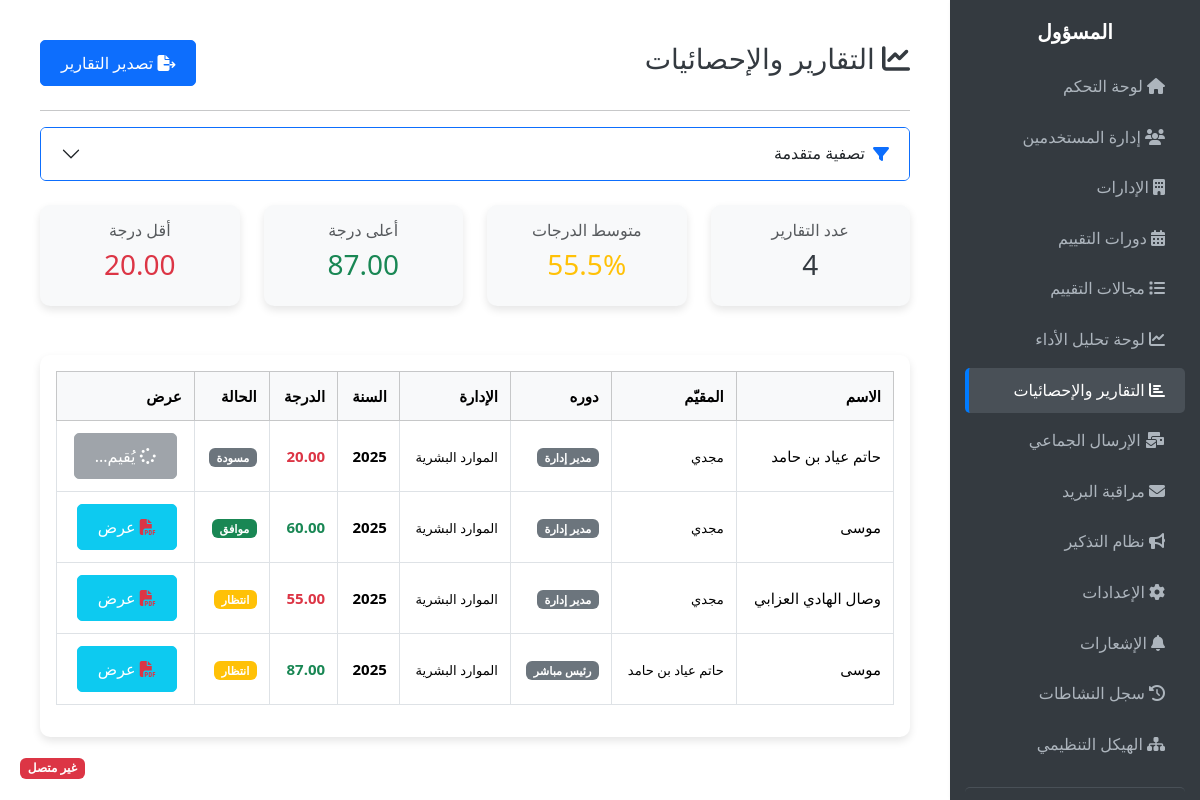
Page /public/admin/reports.php (signed in) on the earlier database version.
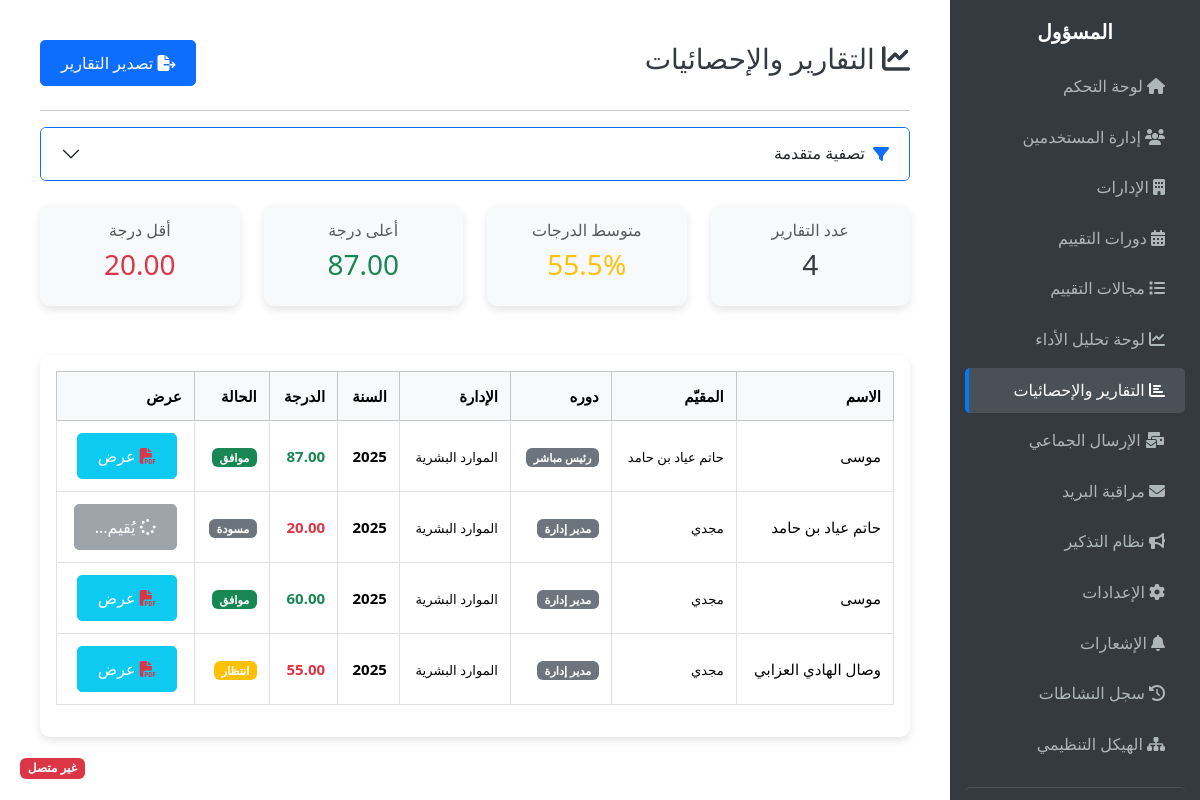
Same page on the later database version.
### tables this page shows
CREATE TABLE `employee_evaluations` (
  `id` int(10) UNSIGNED NOT NULL,
  `employee_id` int(10) UNSIGNED NOT NULL COMMENT 'الموظف المُقيَّم',
  `cycle_id` int(10) UNSIGNED NOT NULL,
  `evaluator_id` int(10) UNSIGNED NOT NULL COMMENT 'المُقيّم (مدير أو رئيس مباشر)',
  `evaluator_role` enum('manager','supervisor') NOT NULL,
  `status` enum('draft','submitted','approved','rejected') NOT NULL DEFAULT 'draft',
  `total_score` decimal(5,2) DEFAULT NULL COMMENT 'المجموع النهائي (0-100)',
  `created_at` timestamp NOT NULL DEFAULT current_timestamp(),
  `updated_at` timestamp NULL DEFAULT NULL ON UPDATE current_timestamp(),
  `accepted_at` datetime DEFAULT NULL
);

CREATE TABLE `users` (
  `id` int(10) UNSIGNED NOT NULL,
  `name` varchar(150) NOT NULL COMMENT 'الاسم الكامل',
  `email` varchar(100) NOT NULL COMMENT 'البريد الإلكتروني',
  `password` varchar(255) NOT NULL COMMENT 'كلمة المرور المشفرة',
  `role` enum('admin','manager','supervisor','employee','evaluator') NOT NULL COMMENT 'الدور',
  `department_id` int(10) UNSIGNED DEFAULT NULL COMMENT 'الإدارة',
  `manager_id` int(10) UNSIGNED DEFAULT NULL COMMENT 'مدير الإدارة (ID)',
  `supervisor_id` int(10) UNSIGNED DEFAULT NULL COMMENT 'الرئيس المباشر (ID)',
  `job_title` varchar(100) DEFAULT NULL COMMENT 'الوظيفة',
  `birth_date` date DEFAULT NULL COMMENT 'تاريخ الميلاد',
  `marital_status` varchar(20) DEFAULT NULL COMMENT 'الحالة الاجتماعية',
  `gender` enum('ذكر','أنثى') DEFAULT NULL COMMENT 'النوع',
  `status` enum('active','inactive') NOT NULL DEFAULT 'active' COMMENT 'الحالة',
  `force_password_change` tinyint(1) NOT NULL DEFAULT 1 COMMENT 'إجبار تغيير كلمة المرور عند أول دخول',
  `created_at` timestamp NOT NULL DEFAULT current_timestamp(),
  `last_login` datetime DEFAULT NULL
);

CREATE TABLE `departments` (
  `id` int(10) UNSIGNED NOT NULL,
  `name_ar` varchar(150) NOT NULL COMMENT 'اسم الإدارة بالعربية',
  `name_en` varchar(150) DEFAULT NULL COMMENT 'اسم الإدارة بالإنجليزية',
  `status` enum('active','inactive') NOT NULL DEFAULT 'active' COMMENT 'الحالة',
  `created_at` timestamp NOT NULL DEFAULT current_timestamp()
);

CREATE TABLE `evaluation_cycles` (
  `id` int(10) UNSIGNED NOT NULL,
  `year` year(4) NOT NULL COMMENT 'سنة التقييم',
  `status` enum('active','inactive','archived') NOT NULL DEFAULT 'inactive',
  `start_date` date DEFAULT NULL,
  `end_date` date DEFAULT NULL,
  `created_at` timestamp NOT NULL DEFAULT current_timestamp()
);

### app/core/db.php (called while the page is built)
<?php
$host = getenv('DB_HOST') ?: 'localhost';
$db   = getenv('DB_NAME') ?: 'al_b';
$user = getenv('DB_USER') ?: 'mysql';
$pass = getenv('DB_PASS') ?: '';
$charset = 'utf8mb4';
$dsn = "mysql:host=$host;dbname=$db;charset=$charset";
$options = [
    PDO::ATTR_ERRMODE            => PDO::ERRMODE_EXCEPTION,
    PDO::ATTR_DEFAULT_FETCH_MODE => PDO::FETCH_ASSOC,
    PDO::ATTR_EMULATE_PREPARES   => false,
];
try {
    $pdo = new PDO($dsn, $user, $pass, $options);
    $settings_stmt = $pdo->query("SELECT `key`, `value` FROM system_settings");
    $system_settings = $settings_stmt->fetchAll(PDO::FETCH_KEY_PAIR);
} catch (\PDOException $e) {
    throw new \PDOException($e->getMessage(), (int)$e->getCode());
}
?>

### app/core/ExportService.php (called while the page is built, shortened)
<?php
require_once __DIR__ . '/db.php';
class ExportService {
    private $pdo;
    private $filters = [];
    public function __construct() {
        global $pdo;
        $this->pdo = $pdo;
    }
    public function setFilters($cycleOrFilters = [], $dept = '', $status = '') {
        if (is_array($cycleOrFilters)) {
            $this->filters = array_merge([
                'cycle' => '',
                'dept' => [],
                'status' => [],
                'role' => '',
                'min_score' => '',
                'max_score' => '',
                'start_date' => '',
                'end_date' => '',
                'sort' => 'updated_at_desc'
            ], $cycleOrFilters);
        }
    }
    private function buildFilteredQuery() {
        $sql_base = "
            FROM employee_evaluations e
            JOIN users u ON e.employee_id = u.id
            LEFT JOIN departments d ON u.department_id = d.id
            JOIN evaluation_cycles c ON e.cycle_id = c.id
            JOIN users ev ON e.evaluator_id = ev.id
            WHERE 1=1
        ";
        $params = [];
        return [$sql_base, $params];
    }
    public function getFilteredData() {
        list($sql_base, $params) = $this->buildFilteredQuery();
        $order_clause = " ORDER BY e.updated_at DESC";
        if (!empty($this->filters['sort'])) {
            switch ($this->filters['sort']) {
                case 'updated_at_desc':
                default:
                    $order_clause = " ORDER BY e.updated_at DESC";
                    break;
            }
        }
        $sql = "SELECT
            u.name,
            u.email,
            d.name_ar as dept,
            c.year,
            ev.name as evaluator,
            e.total_score,
            e.status,
            e.updated_at,
            u.id as employee_id,
            c.id as cycle_id,
            e.id as eval_id,
            e.evaluator_role
        " . $sql_base . $order_clause;
        $stmt = $this->pdo->prepare($sql);
        $stmt->execute($params);
        return $stmt->fetchAll();
    }
}

### public/admin/reports.php (the view, shortened to what the changed rows need)
<?php
require_once '../../app/core/db.php';
require_once '../../app/core/ExportService.php';
$request_source = $_SERVER['REQUEST_METHOD'] === 'POST' ? $_POST : $_GET;
$filters = [
    'cycle' => $request_source['cycle'] ?? '',
    'dept' => isset($request_source['dept']) ? (is_array($request_source['dept']) ? $request_source['dept'] : [$request_source['dept']]) : [],
    'status' => isset($request_source['status']) ? (is_array($request_source['status']) ? $request_source['status'] : [$request_source['status']]) : [],
    'role' => $request_source['role'] ?? '',
    'min_score' => $request_source['min_score'] ?? '',
    'max_score' => $request_source['max_score'] ?? '',
    'start_date' => $request_source['start_date'] ?? '',
    'end_date' => $request_source['end_date'] ?? '',
    'sort' => $request_source['sort'] ?? 'updated_at_desc'
];
$filters['dept'] = array_filter($filters['dept']);
$filters['status'] = array_filter($filters['status']);
$exportService = new ExportService();
$exportService->setFilters($filters);
$reports = $exportService->getFilteredData();
$role_map = [
    'manager' => 'مدير إدارة',
    'supervisor' => 'رئيس مباشر'
];
?>
<!DOCTYPE html>
<html dir="rtl" lang="ar">
<head>
    <link href="https://cdn.jsdelivr.net/npm/bootstrap@5.3.2/dist/css/bootstrap.rtl.min.css" rel="stylesheet">
    <link rel="stylesheet" href="https://cdnjs.cloudflare.com/ajax/libs/font-awesome/6.4.0/css/all.min.css">
    <link rel="stylesheet" href="../assets/css/admin-dashboard.css">
</head>
<body class="admin-dashboard">
<main class="admin-main-content">
    <div class="accordion mb-4" id="filterAccordion">
        <div class="accordion-item border-primary">
            <h2 class="accordion-header">
                <button class="accordion-button <?= empty($_GET) ? 'collapsed' : '' ?>" type="button" data-bs-toggle="collapse" data-bs-target="#collapseFilters">
                    <i class="fas fa-filter text-primary me-2"></i> تصفية متقدمة
                </button>
            </h2>
        </div>
    </div>
    <div class="card">
        <div class="card-body">
            <?php if (empty($reports)): ?>
                <div class="alert alert-warning text-center m-0">لا توجد نتائج مطابقة للفلاتر المختارة.</div>
            <?php else: ?>
            <div class="table-responsive">
                <table class="table table-bordered table-hover align-middle">
                    <thead class="table-light">
                        <tr>
                            <th>الاسم</th>
                            <th>المقيّم</th>
                            <th>دوره</th>
                            <th>الإدارة</th>
                            <th>السنة</th>
                            <th>الدرجة</th>
                            <th>الحالة</th>
                            <th>عرض</th>
                        </tr>
                    </thead>
                    <tbody>
                        <?php foreach ($reports as $r): ?>
                        <tr>
                            <td><?= htmlspecialchars($r['name']) ?></td>
                            <td><small>
                                <?= htmlspecialchars($r['evaluator']) ?>
                            </small> </td>
                            <td><span class="badge bg-secondary"><?= $role_map[$r['evaluator_role']] ?? $r['evaluator_role'] ?></span></td>
                            <td><small><?= $r['dept'] ?? '—' ?></small></td>
                            <td><strong><?= $r['year'] ?></strong></td>
                            <td>
                                <?php if ($r['total_score'] !== null): ?>
                                    <strong class="<?= $r['total_score'] >= 60 ? 'text-success' : 'text-danger' ?>">
                                        <?= $r['total_score'] ?>
                                    </strong>
                                <?php else: ?>
                                    —
                                <?php endif; ?>
                            </td>
                            <td>
                                <?php
                                $badge_color = match($r['status']) {
                                    'approved' => 'success',
                                    'rejected' => 'danger',
                                    'submitted' => 'warning',
                                    default => 'secondary'
                                };
                                $status_label = match($r['status']) {
                                    'approved' => 'موافق',
                                    'rejected' => 'مرفوض',
                                    'submitted' => 'انتظار',
                                    default => 'مسودة'
                                };
                                ?>
                                <span class="badge bg-<?= $badge_color ?>"><?= $status_label ?></span>
                            </td>
                            <td>
                                <?php
                                $token_stmt = $pdo->prepare("SELECT unique_token FROM employee_evaluation_links WHERE employee_id = ? AND cycle_id = ?");
                                $token_stmt->execute([$r['employee_id'], $r['cycle_id']]);
                                $token = $token_stmt->fetchColumn();
                                ?>
                                <?php if ($token): ?>
                                    <a href="../view-ev-report.php?token=<?= $token ?>" target="_blank" class="btn btn-sm btn-info text-white">
                                        <i class="fas fa-file-pdf"></i> عرض
                                    </a>
                                <?php else: ?>
                                    <button type="button" class="btn btn-sm btn-secondary" disabled>
                                        <i class="fas fa-spinner fa-spin"></i> يُقيم...
                                    </button>
                                <?php endif; ?>
                            </td>
                        </tr>
                        <?php endforeach; ?>
                    </tbody>
                </table>
            </div>
            <?php endif; ?>
        </div>
    </div>
</main>
</body>
</html>

Differences in the rows shown:
changed employee_evaluations "رئيس مباشر": status "انتظار" → "موافق"; moves up the list
